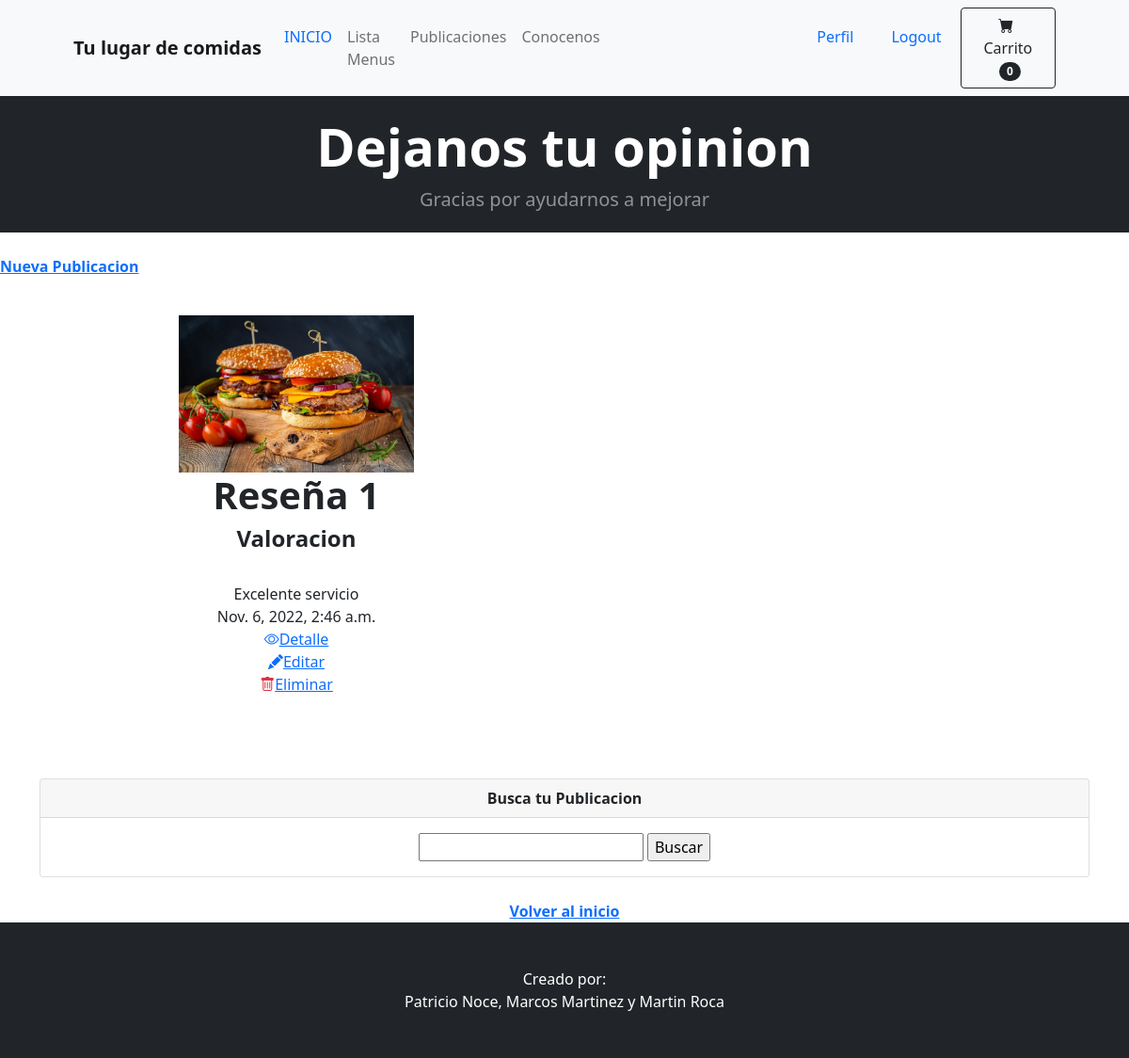
Page /list/ (signed in) on the earlier database version.
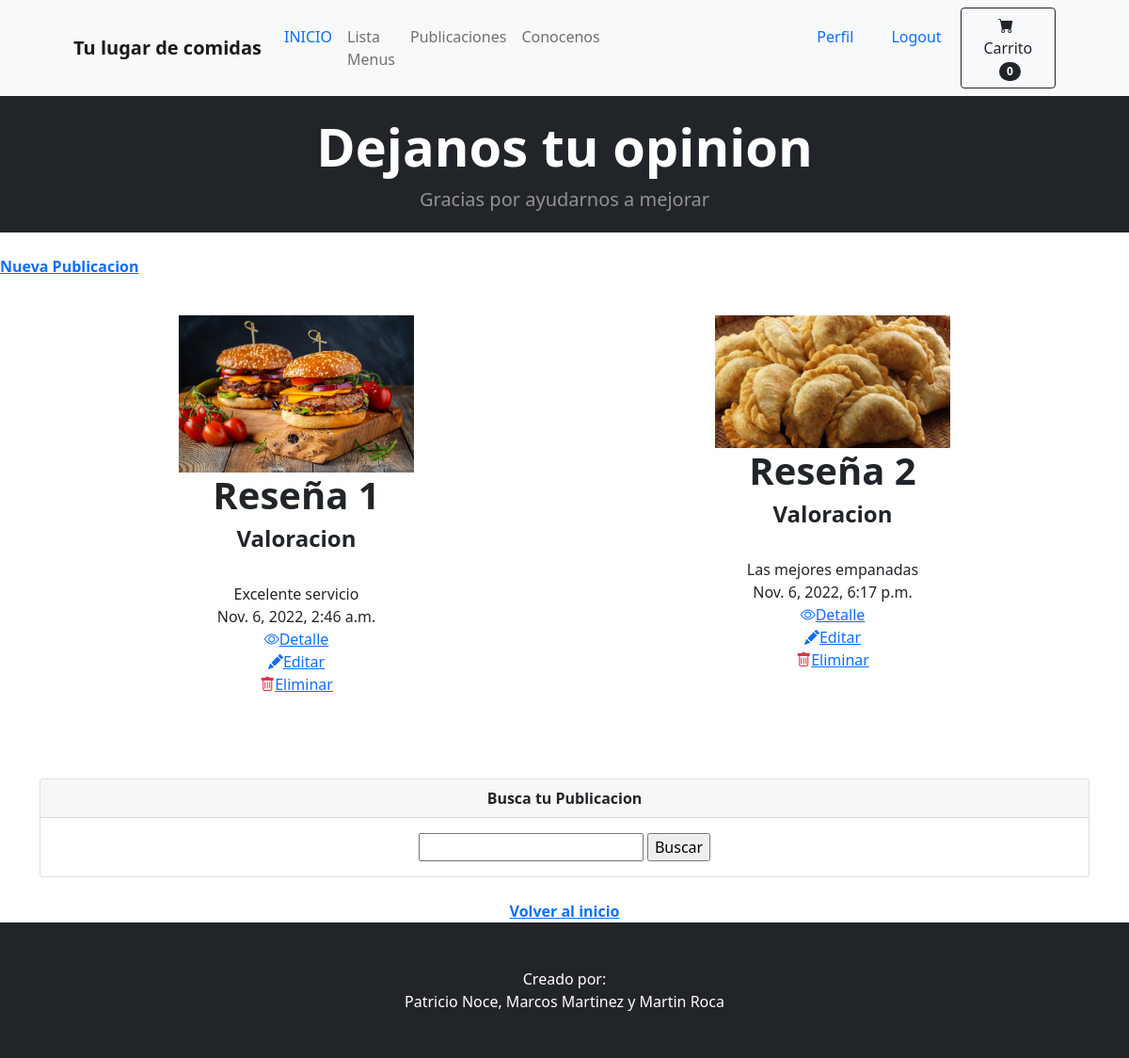
Same page on the later database version.
### nmr_food/models.py (models this page shows, shortened)
class Post(models.Model):
    title = models.CharField(max_length=100)
    short_content = models.CharField(max_length=255)
    content = models.TextField(max_length=3000)
    date_published = models.DateTimeField(auto_now_add=True)
    image = models.ImageField(upload_to="posts", null=True, blank=True)

### nmr_food/views.py (the view)
# urls.py: path('list/', ListPost.as_view(), name="list-post"),
class ListPost(LoginRequiredMixin, ListView):
    model=Post

### nmr_food/templates/nmr_food/post_list.html (shortened to what this page needs)
{% extends 'nmr_food/index.html' %}
{% block content %}
<header class="bg-dark py-3">
<div class="container px-2 px-lg-4 my-1">
    <div class="text-center text-white">
        <h1 class="display-4 fw-bolder">Dejanos tu opinion</h1>
        <p class="lead fw-normal text-white-50 mb-0">Gracias por ayudarnos a mejorar</p>
    </div>
</div>
</header>
<br>
<a href="{% url 'create-post' %}"><strong> Nueva Publicacion </strong></a>
<br>
<br>
<div class="container text-center">
    <div class="row">
            {% for post in object_list %}
            <div class="col-sm-6 align-items-center">
                <div class="card-body">
                <img src="{{ post.image.url }}" class= Menu width="250px">
                <br><h1><strong>{{post.title}}</strong></h1>
                <h4><strong>{{post.short_content}}</strong></h4>
                <br>{{post.content}}
                <br>{{post.date_published}}
                <br><a href="{% url 'detail-post' post.id  %}"><i class="bi bi-eye"></i>Detalle</a>
                <br><a href="{% url 'update-post' post.id  %}"><i class="bi bi-pencil-fill"></i>Editar</a>
                <br><a href="{% url 'delete-post' post.id  %}"><i class="bi bi-trash text-danger"></i>Eliminar</a>
                <br>
                <br>
                <br>
                <br>
                </div>
            </div>
            {% endfor %}
    </div>
        <div class="card mb-4">
        <div class="card-header"><strong>Busca tu Publicacion</strong></div>
            <div class="card-body">
                <form action="{% url 'search-by-name-post' %}" method="get">
                    <input type="search" name="post-title">
                    <input type="submit" value="Buscar">
                </form>
            </div>
        </div>
    <a href="{% url 'home' %}"><strong> Volver al inicio </strong></a>
</div>
{% endblock %}

### nmr_food/templates/nmr_food/index.html (shortened to what this page needs)
{% load static %}
<!DOCTYPE html>
<html lang="en">
    <head>
        <link href="https://cdn.jsdelivr.net/npm/bootstrap-icons@1.5.0/font/bootstrap-icons.css" rel="stylesheet" />
        <link href="{% static 'nmr_food/css/styles.css' %}" rel="stylesheet" />
    </head>
    <body>
        <nav class="navbar navbar-expand-lg navbar-light bg-light">
            <div class="container px-4 px-lg-5">
                <a class="navbar-brand"><strong> Tu lugar de comidas </strong></a>
                <div class="collapse navbar-collapse" id="navbarSupportedContent">
                    <ul class="navbar-nav me-auto mb-2 mb-lg-0 ms-lg-6">
                        <li class="nav-item">
                            <a class="nav-link" href="{% url 'home' %}"><span class="text-primary">INICIO</span></a>
                        </li>
                        <li class="nav-item">
                            <a class="nav-link" href="{% url 'menu-list' %}">Lista Menus</a>
                          </li>
                          <li class="nav-item">
                            <a class="nav-link" href="{% url 'list-post' %}">Publicaciones</a>
                          </li>
                          <li class="nav-item">
                            <a class="nav-link" href="{% url 'acerca_de_mi' %}">Conocenos</a>
                          </li>
                          <div class="container"></div>
                          <div class="container"></div>
                          <div class="container"></div>
                          <div class="container"></div>
                          <div class="container"></div>
                          {% if request.user.is_authenticated %}
                          <div class="container">
                          <li class="nav-item">
                            <span class="text-light"> Hola <strong>{{request.user.name}}</strong>!</span>
                          </li>
                          </div>
                          <div class="container">
                          </div>
                          <div class="container">
                            <li class="nav-item">
                              <a class="nav-link" href= "{% url 'profile-update' user.id %}"><span class="text-primary">Perfil</span></a>
                            </li>
                            </div>
                          <div class="container">
                          <li class="nav-item">
                            <a class="nav-link" href="{% url 'logout' %}"><span class="text-primary">Logout</span></a>
                          </li>
                          </div>
                          {% endif %}
                    </ul>
                    <form class="d-flex">
                        <button class="btn btn-outline-dark" type="submit">
                            <i class="bi-cart-fill me-1"></i>
                            Carrito
                            <span class="badge bg-dark text-white ms-1 rounded-pill">0</span>
                        </button>
                    </form>
                </div>
            </div>
        </nav>
        {% block content %}{% endblock %}
        <footer class="py-5 bg-dark">
            <div class="container"><p class="m-0 text-center text-white">Creado por: <br> Patricio Noce, Marcos Martinez y Martin Roca</p></div>
        </footer>
    </body>
</html>

Differences in the rows shown:
added Post: image (picture), title "Reseña 2", short_content "Valoracion", content "Las mejores empanadas", date_published "Nov. 6, 2022, 6:17 p.m."
